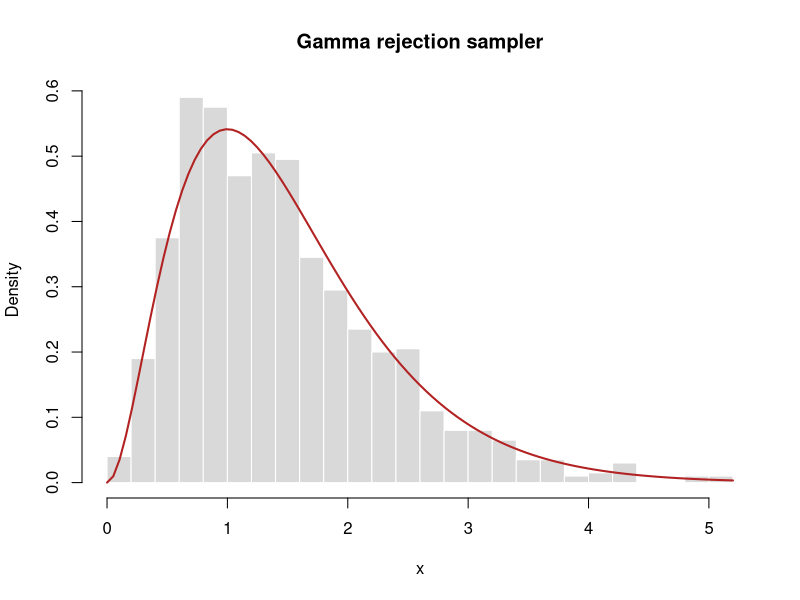

This chart was generated by the following R code:
## ---- chunk 1
#| label: setup
set.seed(2026)
options(digits = 5)
## ---- chunk 2
whales <- scan("data/whales.txt", quiet = TRUE)

loglik_inverse_gamma <- function(alpha, beta, x) {
  if (alpha <= 0 || beta <= 0) return(-Inf)

  n <- length(x)
  n * alpha * log(beta) - n * lgamma(alpha) -
    (alpha + 1) * sum(log(x)) - beta * sum(1 / x)
}

c(
  minimum = min(whales),
  maximum = max(whales),
  observations = length(whales)
)
## ---- chunk 3
newton_inverse_gamma_shape <- function(x, beta = 1, start = 2,
                                       tolerance = 1e-10,
                                       max_iter = 100) {
  alpha <- start
  trace <- data.frame(iteration = 0, alpha = alpha)

  for (iteration in seq_len(max_iter)) {
    score <- length(x) * log(beta) -
      length(x) * digamma(alpha) - sum(log(x))
    hessian <- -length(x) * trigamma(alpha)
    step_fraction <- 1
    candidate <- alpha - step_fraction * score / hessian

    while ((!is.finite(candidate) || candidate <= 0) &&
           step_fraction > 2^-20) {
      step_fraction <- step_fraction / 2
      candidate <- alpha - step_fraction * score / hessian
    }

    if (!is.finite(candidate) || candidate <= 0) {
      stop("Newton-Raphson could not find an admissible step.")
    }

    trace <- rbind(
      trace,
      data.frame(iteration = iteration, alpha = candidate)
    )

    if (abs(candidate - alpha) <= tolerance * (1 + abs(alpha))) {
      return(list(estimate = candidate, converged = TRUE, trace = trace))
    }

    alpha <- candidate
  }

  list(estimate = alpha, converged = FALSE, trace = trace)
}

shape_fit <- newton_inverse_gamma_shape(whales, beta = 1, start = 2)

shape_check <- optimize(
  function(alpha) loglik_inverse_gamma(alpha, beta = 1, x = whales),
  interval = c(0.1, 10),
  maximum = TRUE
)

data.frame(
  method = c("Newton-Raphson", "optimize"),
  alpha_hat = c(shape_fit$estimate, shape_check$maximum),
  log_likelihood = c(
    loglik_inverse_gamma(shape_fit$estimate, 1, whales),
    shape_check$objective
  )
)
## ---- chunk 4
bootstrap_exponential_rate <- function(x, B = 1000) {
  theta_hat <- 1 / mean(x)
  bootstrap_estimates <- replicate(
    B,
    1 / mean(sample(x, replace = TRUE))
  )

  c(
    estimate = theta_hat,
    bootstrap_bias = mean(bootstrap_estimates) - theta_hat,
    bootstrap_se = sd(bootstrap_estimates)
  )
}

n <- 25
theta <- 1
outer_replications <- 20

bootstrap_study <- t(replicate(
  outer_replications,
  bootstrap_exponential_rate(
    rexp(n, rate = theta),
    B = 1000
  )
))

comparison <- data.frame(
  quantity = c("Bias", "Standard error"),
  average_bootstrap_estimate = c(
    mean(bootstrap_study[, "bootstrap_bias"]),
    mean(bootstrap_study[, "bootstrap_se"])
  ),
  theoretical_value = c(
    theta / (n - 1),
    n * theta / ((n - 1) * sqrt(n - 2))
  )
)

comparison
## ---- chunk 5
gamma_rejection_sample <- function(n, alpha = 3, beta = 2, lambda = 1) {
  stopifnot(alpha > 1, lambda > 0, lambda < beta)
  x_hat <- (alpha - 1) / (beta - lambda)
  result <- numeric(n)
  attempts <- 0L
  accepted <- 0L

  while (accepted < n) {
    V <- rexp(1, rate = lambda)
    W <- runif(1)
    acceptance_probability <-
      (V / x_hat)^(alpha - 1) *
      exp(-(beta - lambda) * (V - x_hat))

    attempts <- attempts + 1L
    if (W <= acceptance_probability) {
      accepted <- accepted + 1L
      result[accepted] <- V
    }
  }

  list(sample = result, acceptance_rate = n / attempts)
}

gamma_sample <- gamma_rejection_sample(1000)
gamma_sample$acceptance_rate
## ---- chunk 6
hist(gamma_sample$sample, probability = TRUE, breaks = 30,
     col = "grey85", border = "white",
     main = "Gamma rejection sampler",
     xlab = "x")
curve(dgamma(x, shape = 3, rate = 2), add = TRUE,
      col = "firebrick", lwd = 2)
